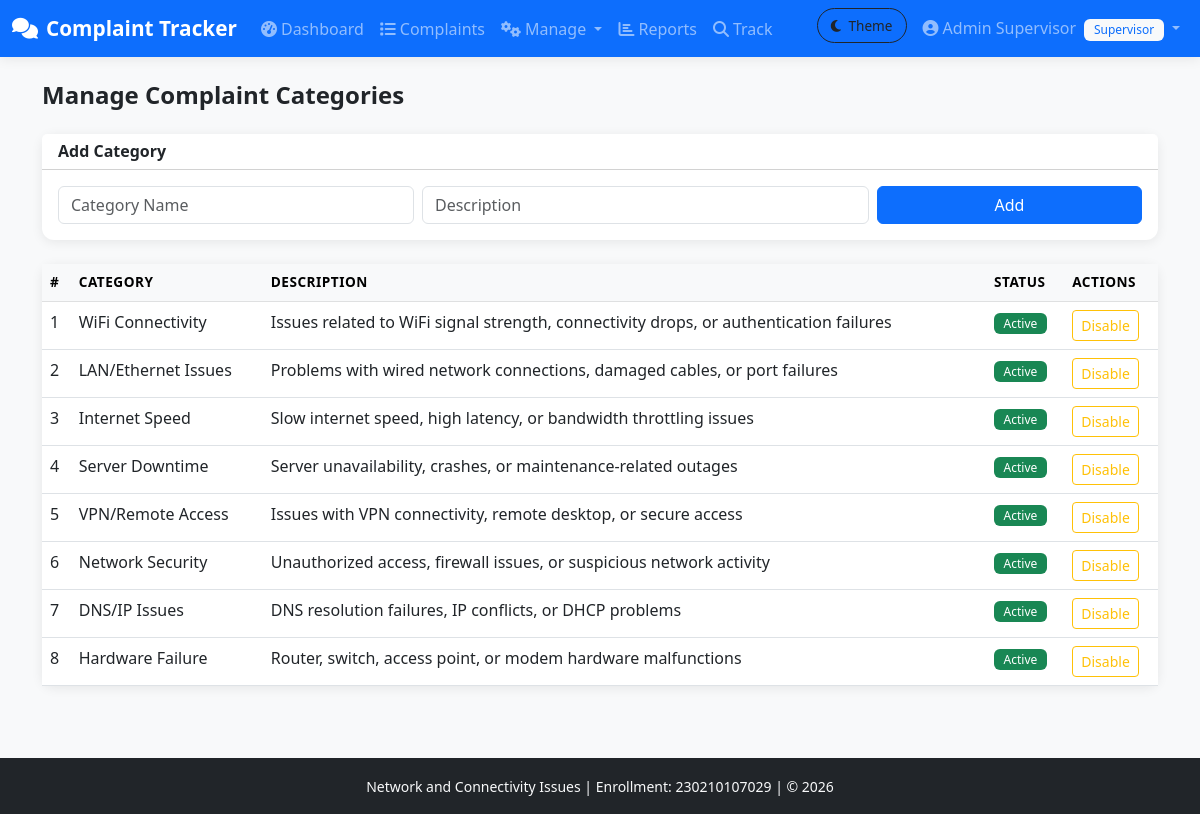
Screenshot of /manage_categories.php (signed in) with the database file from the repository.
### tables this page shows
CREATE TABLE complaint_categories (
    category_id INT AUTO_INCREMENT PRIMARY KEY,
    category_name VARCHAR(100) NOT NULL,
    description TEXT,
    is_active TINYINT(1) DEFAULT 1
);

### manage_categories.php (the view, shortened to what this page needs)
<?php
require_once 'config/db.php';
$categories = $conn->query("SELECT * FROM complaint_categories ORDER BY category_id")->fetchAll();
?>
<!DOCTYPE html>
<html lang="en">
<head>
    <link href="https://cdn.jsdelivr.net/npm/bootstrap@5.3.0/dist/css/bootstrap.min.css" rel="stylesheet">
    <link href="https://cdnjs.cloudflare.com/ajax/libs/font-awesome/6.4.0/css/all.min.css" rel="stylesheet">
    <link href="assets/css/style.css" rel="stylesheet">
</head>
<body class="bg-light">
<?php include 'includes/navbar.php'; ?>
<div class="container py-4">
    <h4 class="fw-bold mb-4">Manage Complaint Categories</h4>
    <div class="card border-0 shadow-sm mb-4">
        <div class="card-header bg-white"><h6 class="fw-bold mb-0">Add Category</h6></div>
        <div class="card-body">
            <form method="POST" class="row g-2">
                <div class="col-md-4"><input type="text" class="form-control" name="name" placeholder="Category Name" required></div>
                <div class="col-md-5"><input type="text" class="form-control" name="description" placeholder="Description"></div>
                <div class="col-md-3"><button class="btn btn-primary w-100">Add</button></div>
            </form>
        </div>
    </div>
    <div class="card border-0 shadow-sm">
        <div class="card-body p-0">
            <table class="table table-hover mb-0">
                <thead class="table-light"><tr><th>#</th><th>Category</th><th>Description</th><th>Status</th><th>Actions</th></tr></thead>
                <tbody>
                <?php foreach ($categories as $c): ?>
                <tr>
                    <td><?= $c['category_id'] ?></td><td><?= htmlspecialchars($c['category_name']) ?></td><td><?= htmlspecialchars($c['description']) ?></td>
                    <td><span class="badge bg-<?= $c['is_active'] ? 'success' : 'secondary' ?>"><?= $c['is_active'] ? 'Active' : 'Disabled' ?></span></td>
                    <td>
                        <form method="POST" class="d-inline"><input type="hidden" name="action" value="toggle"><input type="hidden" name="id" value="<?= $c['category_id'] ?>">
                        <button class="btn btn-sm btn-outline-<?= $c['is_active'] ? 'warning' : 'success' ?>"><?= $c['is_active'] ? 'Disable' : 'Enable' ?></button></form>
                    </td>
                </tr>
                <?php endforeach; ?>
                </tbody>
            </table>
        </div>
    </div>
</div>
<?php include 'includes/footer.php'; ?>
</body></html>

### assets/css/style.css (style rules this page uses)
:root { --app-bg: #f5f7fa; --page-bg: #f5f7fa; --card-bg: #ffffff; --card-border: rgba(0,0,0,0.08); --text-color: #212529; --secondary-bg: #f8f9fa; --navbar-bg: #0d6efd; --navbar-text: #ffffff; --dropdown-bg: #ffffff; --table-border: #dee2e6; --alert-border: rgba(0,0,0,0.08); }
body { font-family: 'Segoe UI', Tahoma, Geneva, Verdana, sans-serif; background-color: var(--page-bg); color: var(--text-color); }
.card { border-radius: 12px; transition: transform 0.2s; }
.table th { font-weight: 600; font-size: 0.85rem; text-transform: uppercase; letter-spacing: 0.5px; }
.badge { font-weight: 500; padding: 0.4em 0.8em; }
.btn-primary { background-color: #0d6efd; border-color: #0d6efd; }
.shadow-sm { box-shadow: 0 2px 12px rgba(0,0,0,0.08) !important; }

### rows the page displays
complaint_categories: category_id "1", category_name "WiFi Connectivity", description "Issues related to WiFi signal strength, connectivity drops, or authentication failures", is_active "Active"
complaint_categories: category_id "2", category_name "LAN/Ethernet Issues", description "Problems with wired network connections, damaged cables, or port failures", is_active "Active"
complaint_categories: category_id "3", category_name "Internet Speed", description "Slow internet speed, high latency, or bandwidth throttling issues", is_active "Active"
complaint_categories: category_id "4", category_name "Server Downtime", description "Server unavailability, crashes, or maintenance-related outages", is_active "Active"
complaint_categories: category_id "5", category_name "VPN/Remote Access", description "Issues with VPN connectivity, remote desktop, or secure access", is_active "Active"
complaint_categories: category_id "6", category_name "Network Security", description "Unauthorized access, firewall issues, or suspicious network activity", is_active "Active"
complaint_categories: category_id "7", category_name "DNS/IP Issues", description "DNS resolution failures, IP conflicts, or DHCP problems", is_active "Active"
complaint_categories: category_id "8", category_name "Hardware Failure", description "Router, switch, access point, or modem hardware malfunctions", is_active "Active"

### other values shown
$_SESSION['full_name'] "Admin Supervisor"
$_SESSION['role_name'] "Supervisor"
